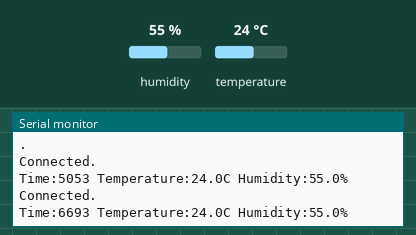
This sketch was run on a simulated ESP32. Parts: the last lines printed to the serial monitor. Inputs (shaded band) come from the test bench; at power-on: humidity 55 %, temperature 24 °C. WiFi joins after 1.5 s; servers stay silent unless stated.

Above: at 7.4 s.
7.5 s: humidity set to 22 %
At 9.6 s:
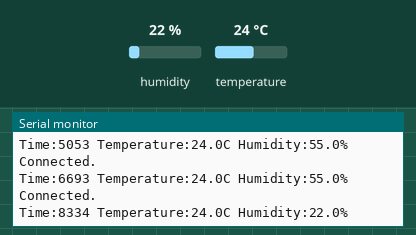
10.4 s: temperature set to 12 °C
At 12.6 s:
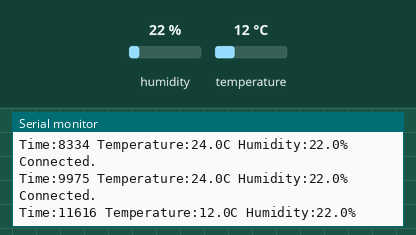
13.3 s: humidity set to 40 %
At 14.1 s:
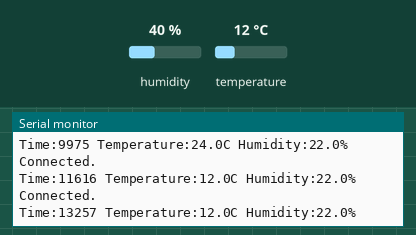
Timing chart, 0 to 16.3 s (numbered marks = the images above; inputs shaded):
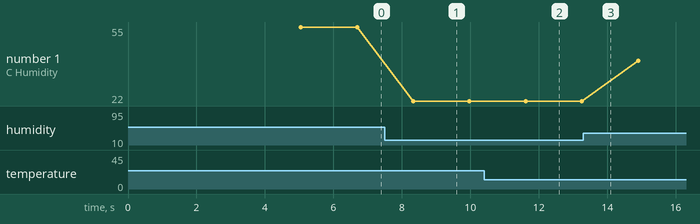

Measured:
- after the input at 7.5 s, the serial monitor: prints a new line after 0.83 s (image 1)
- after the input at 10.4 s, the serial monitor: prints a new line after 1.2 s (image 2)
- plotted number 1: 55 → 22 after the input at 7.5 s, 22 → 40 after the input at 13.3 s

The sketch:

DHT11_ThingSpeak.ino
```cpp
#include "ThingSpeak.h"
#include "WiFi.h"
#include <Wire.h>  //Include Library for HTU21D
#include "SparkFunHTU21D.h"

//-------Enter your WiFi Details------//
char ssid[] = "your ssid";  //SSID
char pass[] = "your password";  //Password
//-----------------------------------//

#define HTU21DPIN 4  //Pin where the HTU21D is connected

float humidity;
float temp;
//HTU21D htu(HTU21DPIN, HTU21D);
WiFiClient client;

//-------------ThingSpeak Details-----------------//
unsigned long myChannelField = 1487450; //Channel ID
const int ChannelField1 = 1; //for Humidity
const int ChannelField2 = 2; //for Temperature
const char * myWriteAPIKey = "8OLYPMW0FCX9SIOK"; //Your Write API Key
//-----------------------------------------------//

//Create an instance of the object
HTU21D myHumidity;

void setup() {
  Serial.begin(115200);
  delay(10);
  myHumidity.begin();
  WiFi.mode(WIFI_STA);
  ThingSpeak.begin(client);
}

void loop()
{
  //-----------------WiFi Setup-------------------//
  if(WiFi.status()!= WL_CONNECTED)
  {
    Serial.print("Attempting to Connect to SSID: ");
    Serial.println(ssid);
  }
  while(WiFi.status()!= WL_CONNECTED)
  {
    WiFi.begin(ssid,pass);
    Serial.print(".");
    delay(5000);
  }
  Serial.println("\nConnected.");
  //--------------------------------------------//

  humidity = myHumidity.readHumidity();  //To read Humidity
  temp = myHumidity.readTemperature();   //To read Temperature
  /*if(isnan(humidity) || isnan(temp))
  {
    Serial.println("Faild to read from Sensor!\n");
    return;
  }*/

  /*Printing the result on Serial Terminal*/
  Serial.print("Time:");
  Serial.print(millis());
  Serial.print(" Temperature:");
  Serial.print(temp, 1);
  Serial.print("C");
  Serial.print(" Humidity:");
  Serial.print(humidity, 1);
  Serial.print("%");
  Serial.println();

  delay(1000);

  //-------------Sending Data to ThingSpeak Cloud---------------//
  ThingSpeak.writeField(myChannelField,ChannelField1, humidity, myWriteAPIKey);
  ThingSpeak.writeField(myChannelField,ChannelField2, temp, myWriteAPIKey);
}
```
